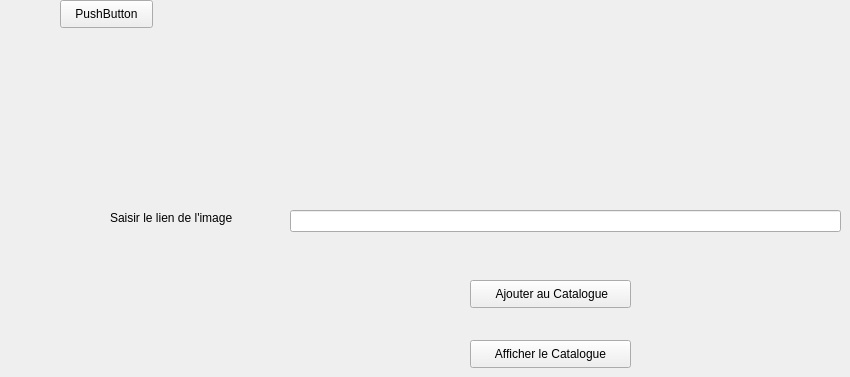
      <widget class="QWidget" name="page_6">
       <widget class="QPushButton" name="pushCat_j">
        <property name="geometry">
         <rect>
          <x>470</x>
          <y>340</y>
          <width>161</width>
          <height>28</height>
         </rect>
        </property>
        <property name="text">
         <string>Afficher le Catalogue</string>
        </property>
       </widget>
       <widget class="QLabel" name="label_5_j">
        <property name="geometry">
         <rect>
          <x>110</x>
          <y>210</y>
          <width>141</width>
          <height>16</height>
         </rect>
        </property>
        <property name="text">
         <string>Saisir le lien de l'image</string>
        </property>
       </widget>
       <widget class="QLineEdit" name="linePath_j">
        <property name="geometry">
         <rect>
          <x>290</x>
          <y>210</y>
          <width>551</width>
          <height>22</height>
         </rect>
        </property>
        <property name="text">
         <string/>
        </property>
       </widget>
       <widget class="QPushButton" name="pushLien_j">
        <property name="geometry">
         <rect>
          <x>470</x>
          <y>280</y>
          <width>161</width>
          <height>28</height>
         </rect>
        </property>
        <property name="text">
         <string> Ajouter au Catalogue</string>
        </property>
       </widget>
       <widget class="QPushButton" name="pushButton_12">
        <property name="geometry">
         <rect>
          <x>60</x>
          <y>0</y>
          <width>93</width>
          <height>28</height>
         </rect>
        </property>
        <property name="text">
         <string>PushButton</string>
        </property>
       </widget>
      </widget>
